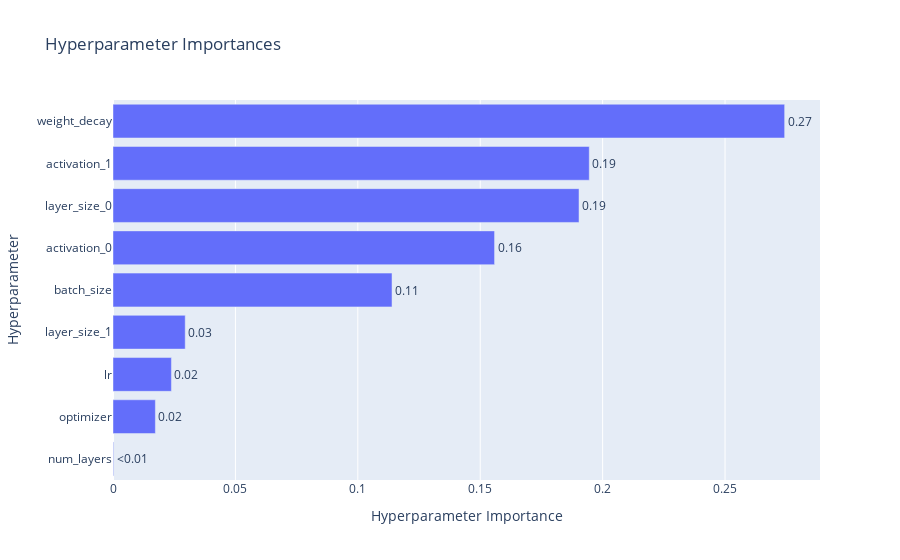

Here is the notebook cell this chart was saved with:
### Code cell
optuna.visualization.plot_param_importances(study)

### Figure 1 — Plotly figure (JSON) as saved in the notebook; plotly's stock layout.template omitted (floating-point values rounded to 4 significant figures)
{"data": [{"cliponaxis": false, "hovertemplate": ["num_layers (IntDistribution): 0.00023197032645173393<extra></extra>", "optimizer (CategoricalDistribution): 0.017310368323553038<extra></extra>", "lr (FloatDistribution): 0.023861423350910807<extra></extra>", "layer_size_1 (CategoricalDistribution): 0.02950234936288835<extra></extra>", "batch_size (CategoricalDistribution): 0.11397653657947042<extra></extra>", "activation_0 (CategoricalDistribution): 0.155860752677655<extra></extra>", "layer_size_0 (CategoricalDistribution): 0.19036186695212207<extra></extra>", "activation_1 (CategoricalDistribution): 0.19454438217494358<extra></extra>", "weight_decay (FloatDistribution): 0.27435035025200505<extra></extra>"], "name": "Objective Value", "orientation": "h", "text": ["<0.01", "0.02", "0.02", "0.03", "0.11", "0.16", "0.19", "0.19", "0.27"], "textposition": "outside", "type": "bar", "x": [0.000232, 0.01731, 0.02386, 0.0295, 0.114, 0.1559, 0.1904, 0.1945, 0.2744], "y": ["num_layers", "optimizer", "lr", "layer_size_1", "batch_size", "activation_0", "layer_size_0", "activation_1", "weight_decay"]}], "layout": {"title": {"text": "Hyperparameter Importances"}, "xaxis": {"title": {"text": "Hyperparameter Importance"}}, "yaxis": {"title": {"text": "Hyperparameter"}}}}
